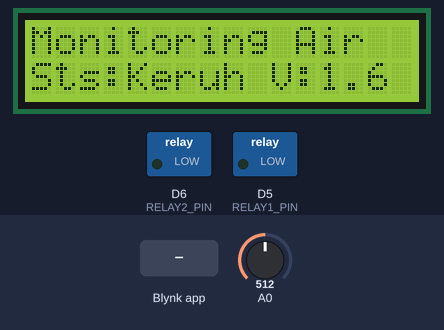
This sketch was run on a simulated ESP8266 (NodeMCU). On the bench: 16×2 character LCD, switched loads named in the sketch (green lamp = pin HIGH). The inputs (shaded band) are chosen by the test bench; at power-on: A0 = 512.

Above: at 3.6 s.
3.7 s: A0 set to 413
At 4.6 s:
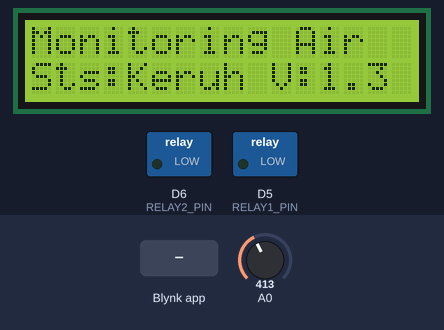
5.5 s: A0 set to 392
At 7.2 s:
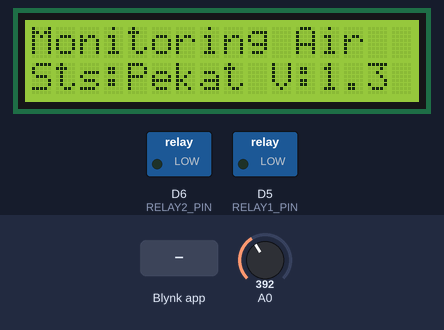
7.5 s: A0 set to 810
At 8.9 s:
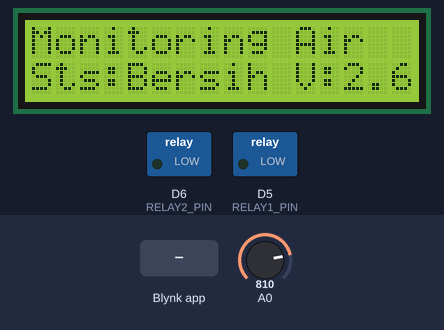
9.5 s: Blynk app writes 1 to V2
At 10.1 s:
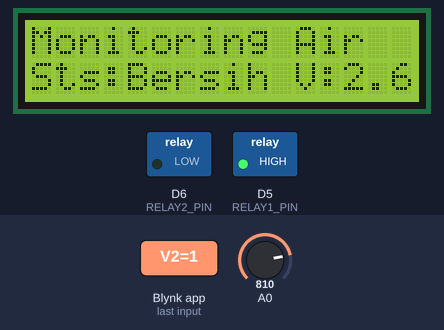
11.0 s: Blynk app writes 1 to V3
At 11.3 s:
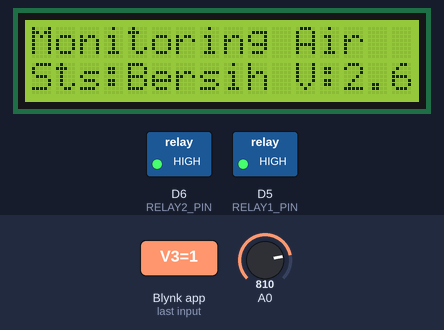
12.5 s: Blynk app writes 0 to V2
At 13.6 s:
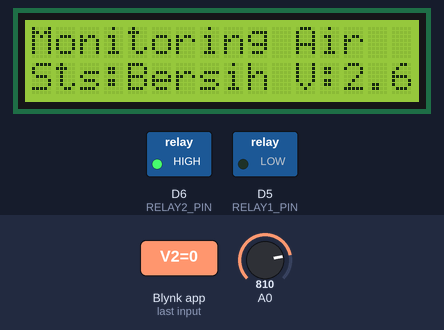
Timing chart, 0 to 15.0 s (numbered marks = the images above; inputs shaded):
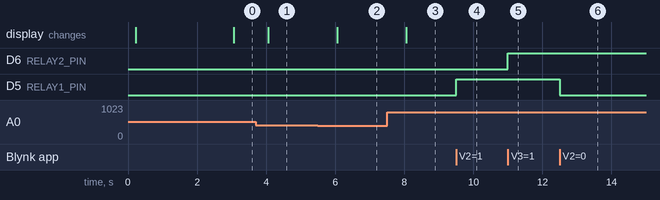

The sketch:

Turbidity.ino
```cpp
#define BLYNK_TEMPLATE_ID "TMPL6xsz-GaXN"
#define BLYNK_TEMPLATE_NAME "Smart Fish Monitoring"


#define BLYNK_FIRMWARE_VERSION "0.1.0"
#define BLYNK_PRINT Serial

#define USE_NODE_MCU_BOARD  // Ganti sesuai board
#include "BlynkEdgent.h"

#include <Wire.h>
#include <LiquidCrystal_I2C.h>

#define RELAY1_PIN D5
#define RELAY2_PIN D6

LiquidCrystal_I2C lcd(0x27, 16, 2);
BlynkTimer timer;

void sendSensor() {
  int sensorValue = analogRead(A0);
  float voltage = sensorValue * (3.3 / 1024.0);
  String status;

  if (sensorValue >= 800) {
    status = "Bersih";
  } else if (sensorValue >= 400) {
    status = "Keruh";
  } else {
    status = "Pekat";
  }

  Blynk.virtualWrite(V0, status);   // Status air
  Blynk.virtualWrite(V1, voltage);  // Tegangan

  lcd.setCursor(0, 0);
  lcd.print("Monitoring Air    ");
  lcd.setCursor(0, 1);
  lcd.print("Sts:");
  lcd.print(status);
  lcd.print(" V:");
  lcd.print(voltage, 1);
}

BLYNK_WRITE(V2) {
  digitalWrite(RELAY1_PIN, param.asInt());
}

BLYNK_WRITE(V3) {
  digitalWrite(RELAY2_PIN, param.asInt());
}

BLYNK_WRITE(V4) {
  int sensorValue = analogRead(A0);
  float voltage = sensorValue * (3.3 / 1024.0);
  String status;
  if (sensorValue >= 800) {
    status = "Bersih";
  } else if (sensorValue >= 400) {
    status = "Keruh";
  } else {
    status = "Pekat";
  }
  digitalWrite(RELAY2_PIN, param.asInt());
}

void setup()
{
  Serial.begin(115200);
  delay(100);

  lcd.begin(16,2);
  lcd.init();
  lcd.backlight();

  pinMode(RELAY1_PIN, OUTPUT);
  digitalWrite(RELAY1_PIN, LOW);
  pinMode(RELAY2_PIN, OUTPUT);
  digitalWrite(RELAY2_PIN, LOW);

  BlynkEdgent.begin();
  timer.setInterval(1000L, sendSensor);
}

void loop()
{
  BlynkEdgent.run();
  timer.run();
}
```

Measured:
- the behaviour switches between 400 and 399 on A0 (found by bisection; images 1 and 2)
- after the input at 3.7 s, the display: changes after 0.36 s (image 1)
- after the input at 5.5 s, the display: changes after 0.56 s (image 2)
- after the input at 7.5 s, the display: changes after 0.56 s (image 3)
- after the input at 9.5 s, D5 (RELAY1_PIN): LOW → HIGH at once
- after the input at 11.0 s, D6 (RELAY2_PIN): LOW → HIGH at once
- after the input at 12.5 s, D5 (RELAY1_PIN): HIGH → LOW at once
